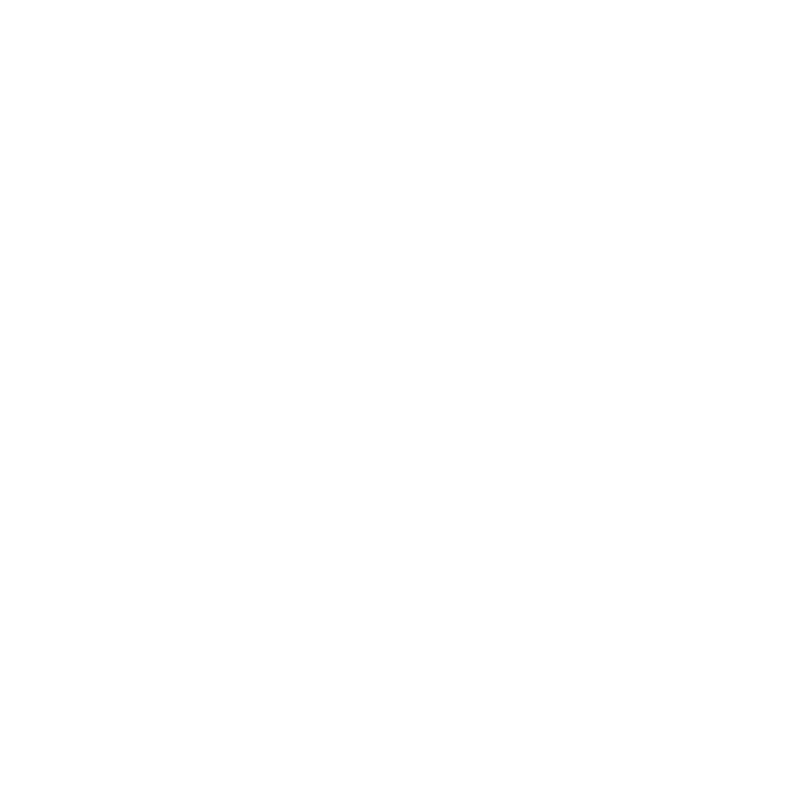
Frame 1 (no input)
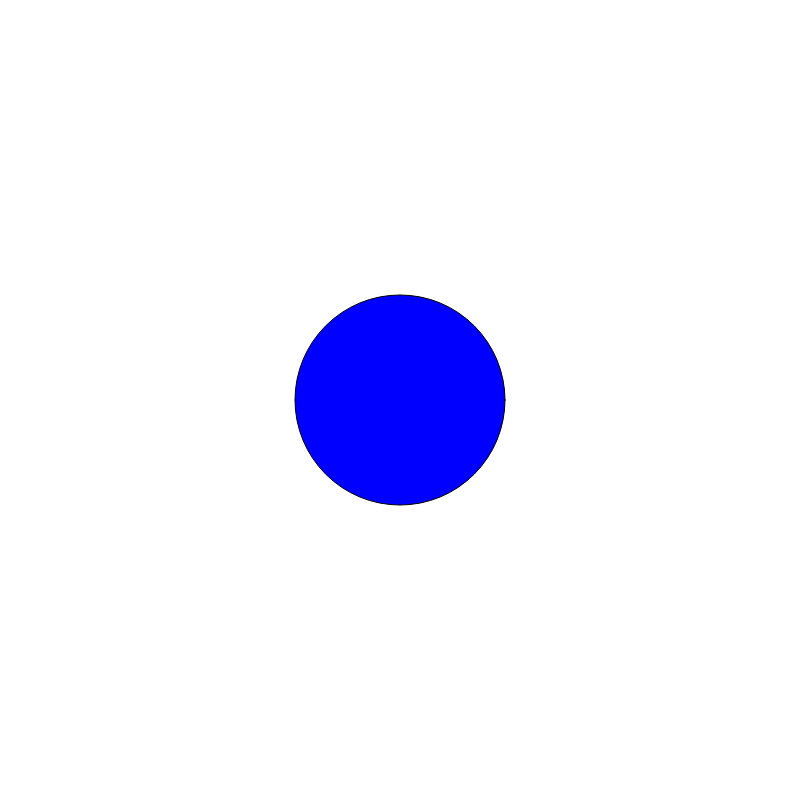
Frame 60 (no input)
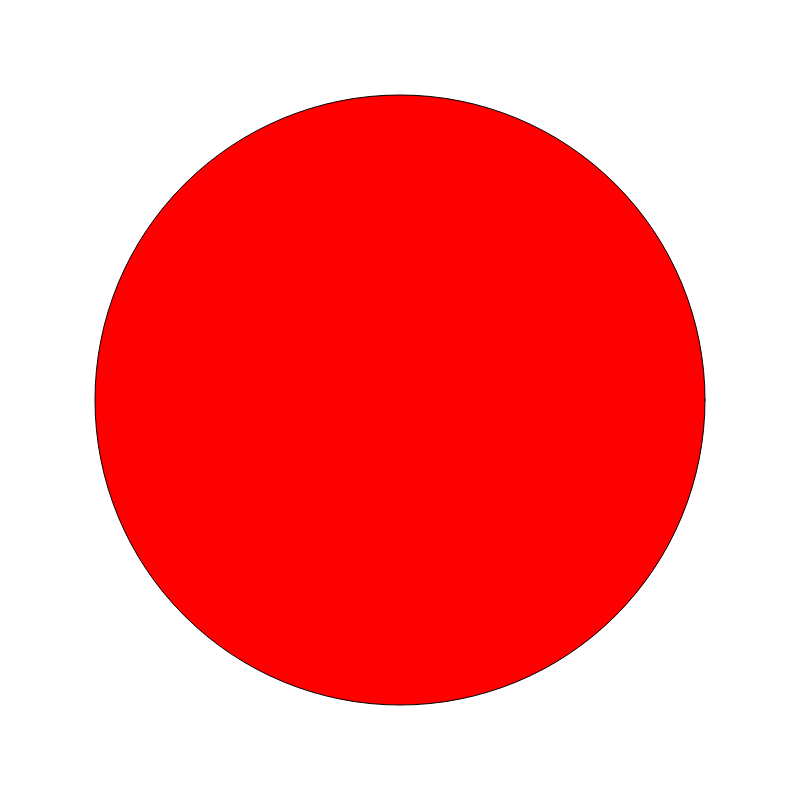
Frame 120 (the mouse pressed at the canvas centre since frame 60)

The p5.js sketch that drew these frames (run headless with seeded random() and noise() and a simulated clock; from frame 60 on, the mouse is pressed at the canvas centre):

// p5.js sketch
// ── sketch.js
/**
 * Un cercle grandit audurant l'exécution
 */
// déclaration d'une variable 'diametre'
var diametre;
function setup() {
  createCanvas(800, 800);
  diametre = 0;
}

function draw() {
  
  background(255);
  // si le diamètre dépasse une certaine valeur changer la couleur du cercle
  if(diametre > 400){
    fill(255,0,0);
  }else{
    fill(0,0,255);
  }
  
  // si le diametre dépasse une autre valeur, remettre le diametre à 0
  if(diametre > 800){
    diametre = 10;
  }
  ellipse(width/2, height/2, diametre, diametre);
  // autre notation pour diametre = diametre + 1
  diametre +=100;
}
